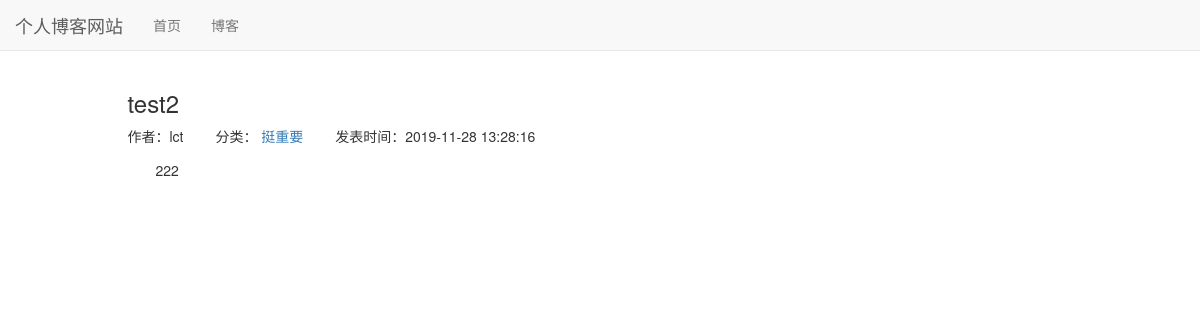
The app's page /blog/2, older data.
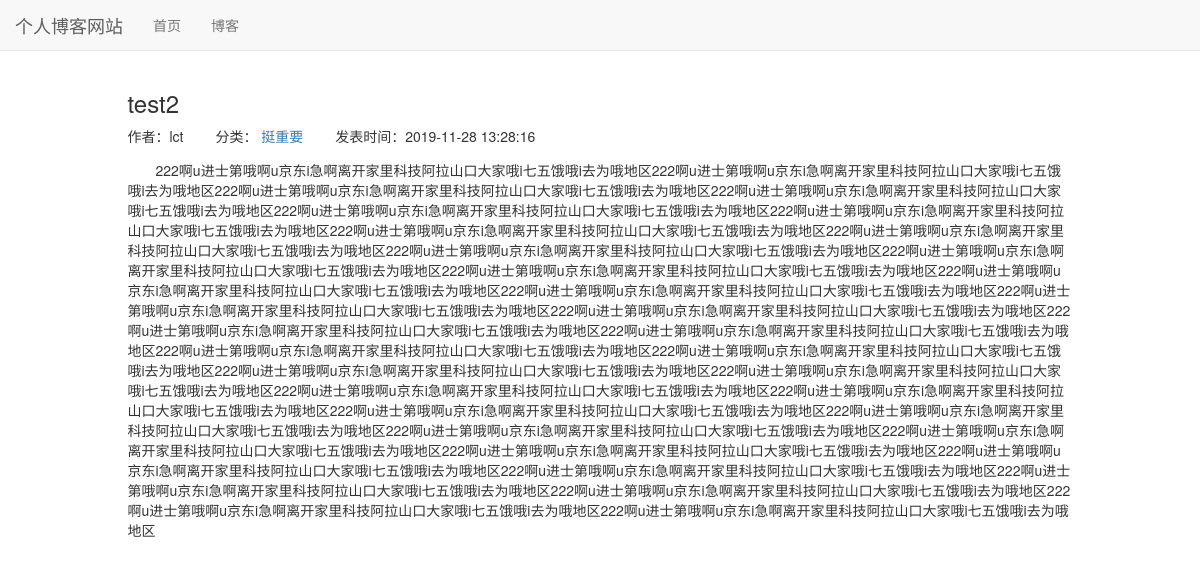
The same page, newer data.
### blog/models.py (models this page shows, shortened)
class Blog(models.Model):
    title = models.CharField(max_length=50)
    blog_type = models.ForeignKey(BlogType, on_delete=models.DO_NOTHING)
    content = models.TextField()
    author = models.ForeignKey(User, on_delete=models.DO_NOTHING)
    created_time = models.DateTimeField(auto_now_add=True)
    last_updated_time = models.DateTimeField(auto_now=True)

class BlogType(models.Model):
    type_name = models.CharField(max_length=15)
    def __str__(self):
        return self.type_name

### blog/views.py (the view)
# urls.py: path('<int:blog_pk>', views.blog_detail, name="blog_detail"),
def blog_detail(request, blog_pk):
    context = {'blog': get_object_or_404(Blog, pk=blog_pk)}
    return render_to_response('blog/blog_detail.html', context)

### blog/templates/blog/blog_detail.html (shortened to what this page needs)
{% extends 'base.html' %}
{% load staticfiles %}
{% block header_extends %}
    <link rel="stylesheet" href="{% static 'blog/blog.css' %}">
{% endblock %}
{% block content %}
    <div class="container">
        <div class="row">
            <div class="col-xs-10 col-xs-offset-1">
                <h3>{{ blog.title }}</h3>
                <ul class="blog-info-decription">
                    <li>作者：{{ blog.author }}</li>
                    <li>分类：
                        <a href="{% url 'blogs_with_type' blog.blog_type.pk %}">
                            {{ blog.blog_type }}
                        </a>
                    </li>
                    <li>发表时间：{{ blog.created_time|date:"Y-m-d H:i:s" }}</li>
                </ul>
                <div class="blog-content">{{ blog.content }}</div>
            </div>
        </div>
    </div>
{% endblock %}

Row changes from the older to the newer data that the page shows:
changed Blog "test2": content "222" → "222啊u进士第哦啊u京东i急啊离开家里科技阿拉山口大家哦i七五饿哦i去为哦地区222啊u进士第哦啊u京东i急啊离开家里科技阿拉山口大家哦i七五饿哦i去为哦地区222啊u进士第哦啊u京东i急啊离开家里科技阿拉山口大家哦i七五饿哦i去为哦地区222啊u进士第哦啊u京东i急啊离开家里科技阿拉山口大家哦i七五饿哦i去为哦地区222啊u进士第哦啊u京东i急啊离开家里科技阿拉山口大家哦i七五饿哦i去为哦地区222啊u进士第哦啊u京东i急啊离开家里科技阿拉山口大家哦i七五饿哦i去为哦地区222啊u进士第哦啊u京东i急啊离开家里科技阿拉山口大家哦i七五饿哦i去为哦地区222啊u进士第哦啊u京东i急啊离开家里科技阿拉山口大家哦i七五饿哦i去为哦地区222啊u进士第哦啊u京东i急啊离开家里科技阿拉山口大家哦i七五饿哦i去为哦地区222啊u进士第哦啊u京东i急啊离开家里科技阿拉山口大家哦i七五饿哦i去为哦地区222啊u进士第哦啊u京东i急啊离开家里科技阿拉山口大家哦i七五饿哦i去为哦地区222啊u进士第哦啊u京东i急啊离开家里科技阿拉山口大家哦i七五饿哦i去为哦地区222啊u进士第哦啊u京东i急啊离开家里科技阿拉山口大家哦i七五饿哦i去为哦地区222啊u进士第哦啊u京东i急啊离开家里科技阿拉山口大家哦i七五饿哦i去为哦地区222啊u进士第哦啊u京东i急啊离开家里科技阿拉山口大家哦i七五饿哦i去为哦地区222啊u进士第哦啊u京东i急啊离开家里科技阿拉山口大家哦i七五饿哦i去为哦地区222啊u进士第哦啊u京东i急啊离开家里科技阿拉山口大家哦i七五饿哦i去为哦地区222啊u进士第哦啊u京东i急啊离开家里…"
